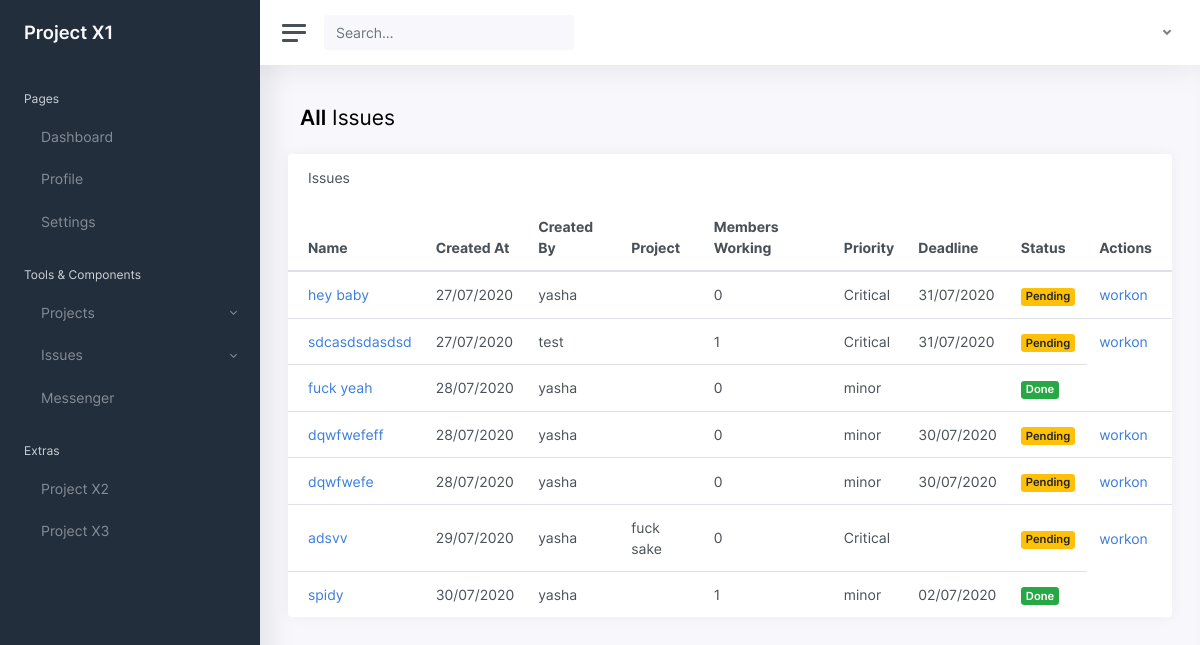
The app's page /issues/, older data.
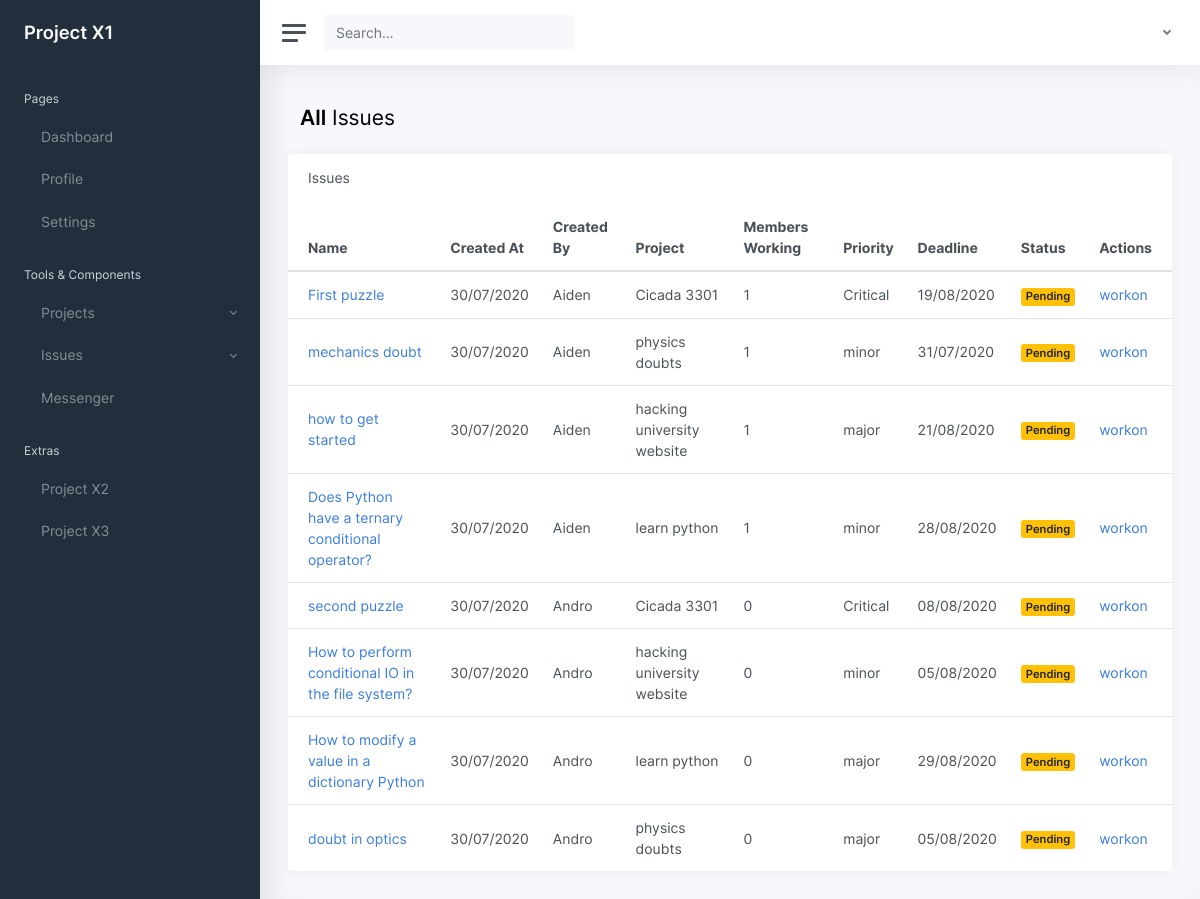
The same page, newer data.
### issues/models.py (models this page shows, shortened)
class Issue(models.Model):
    name = models.CharField(max_length=255, unique=True)
    user = models.ForeignKey(User,null=True,on_delete=models.CASCADE,related_name='issues')
    created_at = models.DateTimeField(auto_now=True)
    message = RichTextField(blank=True,null=True)
    project = models.ForeignKey(Project,on_delete=models.SET_NULL,related_name="issues",null=True,blank=True)
    tags = TaggableManager()
    solve = models.BooleanField(default = False)
    members = models.ManyToManyField(User,through="IssueMember")
    deadline = models.DateField(auto_now_add=False,auto_now=False,default= None,null=True,blank=True)
    PRIORITY = [
        ('Critical','Critical'),
        ('major','major'),
        ('minor','minor'),
    ]
    priority = models.CharField(max_length=10,choices = PRIORITY,default='minor')
    class Meta:
        ordering = ['created_at']

### projects/models.py (models this page shows, shortened)
class Project(models.Model):
    user = models.ForeignKey(User,null=True,on_delete=models.CASCADE,related_name='projects')
    name = models.CharField(max_length=255, unique=True)
    created_at = models.DateTimeField(auto_now=True)
    description = RichTextField(blank=True,null=True)
    tags = TaggableManager()
    complete = models.BooleanField(default = False)
    members = models.ManyToManyField(User,through="ProjectMember")
    class Meta:
        ordering = ["name"]
        unique_together = ['user','name']

### issues/views.py (the view)
class IssueList(SelectRelatedMixin, generic.ListView):
    model = models.Issue
    select_related = ("user", "project")

### issues/templates/issues/issue_list.html (shortened to what this page needs)
{% extends "issues/issue_base.html" %}
{% load humanize %}
{% block issue_content %}
<main class="content">
	<div class="row mb-2 mb-xl-3">
		<div class="col-auto d-none d-sm-block">
			<h3><strong>All</strong> Issues</h3>
		</div>
	</div>
	<div class="row">
		<div class="card flex-fill">
			<div class="card-header">
				<h5 class="card-title mb-0">Issues</h5>
			</div>
			<table class="table table-hover my-0">
				<thead>
					<tr>
						<th>Name</th>
						<th class="d-none d-xl-table-cell">Created At</th>
						<th class="d-none d-xl-table-cell">Created By</th>
						<th class="d-none d-xl-table-cell">Project</th>
						<th class="d-none d-xl-table-cell">Members Working</th>
						<th class="d-none d-xl-table-cell">Priority</th>
						<th class="d-none d-xl-table-cell">Deadline</th>
						<th>Status</th>
						<th>Actions</th>
					</tr>
				</thead>
				<tbody>
					{% for issue in issue_list %}
					{% include 'issues/_issue.html' %}
					{% endfor %}
				</tbody>
			</table>
		</div>
	</div>
</main>
{% endblock %}

### issues/templates/issues/_issue.html
<tr>
	<td><a href="{% url 'issues:single' pk=issue.pk %}">{{issue.name}}</a>
	</td>
	<td class="d-none d-xl-table-cell">{{issue.created_at|date:"d/m/yy"}}</td>
	<td class="d-none d-xl-table-cell">{{issue.user.username}}</td>
	<td class="d-none d-xl-table-cell">{{issue.project.name}}</td>
	<td class="d-none d-xl-table-cell">{{issue.members.count}}</td>
	<td class="d-none d-xl-table-cell">{{issue.priority}}</td>
	<td class="d-none d-xl-table-cell">{{issue.deadline|date:"d/m/yy"}}</td>
	{% if issue.solve == False %}
	{% if issue.user == user and not hide_delete %}
	<td><span class="badge badge-danger"><a href="{% url 'issues:solve' pk=issue.pk %}">Mark solved</a></span></td>
	{% else %}
	<td><span class="badge badge-warning">Pending</span></td>
	{% endif %}
	{% else %}
	<td><span class="badge badge-success">Done</span></td>
	{% endif %}
	{% if issue.user == user and not hide_delete %}
	<td class="table-action">
		<a href="{% url 'issues:update' pk=issue.pk %}"><i class="align-middle" data-feather="edit-2"></i></a>
		<a href="{% url 'issues:delete' pk=issue.pk %}"><i class="align-middle" data-feather="trash"></i></a>
	</td>
	{% else %}
	{% if issue.solve == False %}
	{% if user in issue.members.all %}
	<td><a href="{% url 'issues:leave' pk=issue.pk %}"></span>quit</a></td>
	{% else %}
	<td><a href="{% url 'issues:join' pk=issue.pk  %}"></span>workon</a></td>
	{% endif %}
	{% else %}
	{% if user in issue.members.all %}
	<td><a href="{% url 'issues:leave' pk=issue.pk %}"></span>quit</a></td>
	{% endif %}
	{% endif %}
	{% endif %}
</tr>

Row changes from the older to the newer data that the page shows:
removed Issue: name "hey baby", created_at "27/07/2020", user.username "yasha", members.count "0", priority "Critical", deadline "31/07/2020", solve "Pending"
removed Issue: name "sdcasdsdasdsd", created_at "27/07/2020", user.username "test", members.count "1", priority "Critical", deadline "31/07/2020", solve "Pending"
removed Issue: name "fuck yeah", created_at "28/07/2020", user.username "yasha", members.count "0", priority "minor", solve "Done"
removed Issue: name "dqwfwefeff", created_at "28/07/2020", user.username "yasha", members.count "0", priority "minor", deadline "30/07/2020", solve "Pending"
removed Issue: name "dqwfwefe", created_at "28/07/2020", user.username "yasha", members.count "0", priority "minor", deadline "30/07/2020", solve "Pending"
removed Issue: name "adsvv", created_at "29/07/2020", user.username "yasha", project.name "fuck sake", members.count "0", priority "Critical", solve "Pending"
changed Issue id 1: name "spidy" → "First puzzle"; user.username "yasha" → "Aiden"; project.name (not shown) → "Cicada 3301"; priority "minor" → "Critical"; deadline "02/07/2020" → "19/08/2020"; user_id 1 → 2 (drawn); solve "Done" → "Pending"
added Issue: name "mechanics doubt", created_at "30/07/2020", user.username "Aiden", project.name "physics doubts", members.count "1", priority "minor", deadline "31/07/2020", solve "Pending"
added Issue: name "how to get started", created_at "30/07/2020", user.username "Aiden", project.name "hacking university website", members.count "1", priority "major", deadline "21/08/2020", solve "Pending"
added Issue: name "Does Python have a ternary conditional operator?", created_at "30/07/2020", user.username "Aiden", project.name "learn python", members.count "1", priority "minor", deadline "28/08/2020", solve "Pending"
added Issue: name "second puzzle", created_at "30/07/2020", user.username "Andro", project.name "Cicada 3301", members.count "0", priority "Critical", deadline "08/08/2020", solve "Pending"
added Issue: name "How to perform conditional IO in the file system?", created_at "30/07/2020", user.username "Andro", project.name "hacking university website", members.count "0", priority "minor", deadline "05/08/2020", solve "Pending"
added Issue: name "How to modify a value in a dictionary Python", created_at "30/07/2020", user.username "Andro", project.name "learn python", members.count "0", priority "major", deadline "29/08/2020", solve "Pending"
added Issue: name "doubt in optics", created_at "30/07/2020", user.username "Andro", project.name "physics doubts", members.count "0", priority "major", deadline "05/08/2020", solve "Pending"
